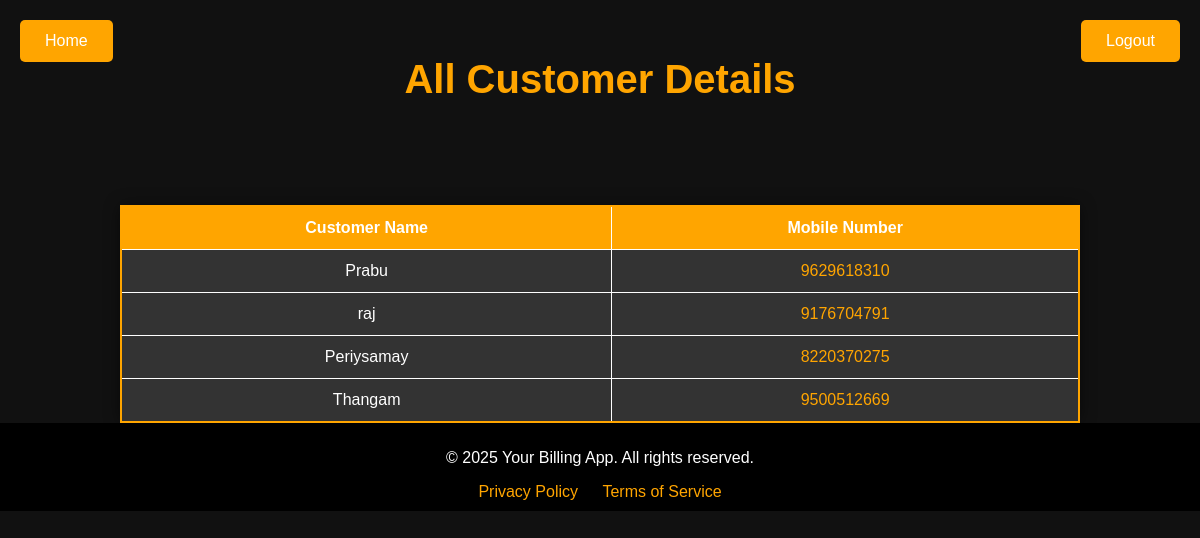
Screenshot of /customer/ with the database file from the repository.
### zero/models.py (models this page shows, shortened)
class Customer(models.Model):
	mobile_validator = RegexValidator(r'^\d{10}$', 'Enter a valid 10-digit mobile number.')
	customername = models.CharField(max_length = 200)
	mobileno = models.CharField(max_length = 10, primary_key=True, validators=[mobile_validator])

### zero/views.py (the view)
# urls.py: path('customer/', views.customer, name = "customer"),
def customer(request):
	customers = Customer.objects.all()
	context = {'customers': customers,}
	return render(request, 'customer.html', context)

### zero/templates/zero/customer.html (shortened to what this page needs)
<!DOCTYPE html>
<html lang="en">
<head>
</head>
<body>
    <div class="header-buttons">
        <a href="{% url 'home' %}">
            <button>Home</button>
        </a>
        <a href="#">
            <button>Logout</button>
        </a>
    </div>
    <h1>All Customer Details</h1>
    <br><br>
    <table>
        <thead>
            <tr>
                <th>Customer Name</th>
                <th>Mobile Number</th>
            </tr>
        </thead>
        <tbody>
            {% for customer in customers %}
                <tr>
                    <td>{{ customer.customername }}</td>
                    <td><a href="{% url 'mobilefilter' customer.mobileno %}">{{ customer.mobileno }}</a></td>
                </tr>
            {% endfor %}
        </tbody>
    </table>
    <footer>
        <p>© 2025 Your Billing App. All rights reserved.</p>
        <a href="#">Privacy Policy</a>
        <a href="#">Terms of Service</a>
    </footer>
</body>
</html>

### zero/templates/zero/customer.html (style rules this page uses)
body { font-family: Arial, sans-serif; background-color: #111; color: white; margin: 0; padding: 0; box-sizing: border-box; }
h1 { text-align: center; color: orange; padding: 30px 0; font-size: 2.5em; }
.header-buttons { position: absolute; top: 20px; left: 20px; right: 20px; display: flex; justify-content: space-between; width: calc(100% - 40px); }
.header-buttons button { background-color: orange; color: white; border: none; padding: 12px 25px; font-size: 16px; cursor: pointer; border-radius: 5px; transition: background-color 0.3s ease; }
table { width: 80%; margin: 10px auto 0; border-collapse: collapse; background-color: #222; border: 2px solid orange; border-radius: 8px; box-shadow: 0 0 15px rgba(0, 0, 0, 0.5); }
th, td { padding: 12px; text-align: center; font-size: 16px; border: 1px solid white; }
th { background-color: orange; color: white; }
td { background-color: #333; color: white; }
button { background-color: orange; color: white; border: none; padding: 12px 25px; font-size: 16px; cursor: pointer; border-radius: 5px; transition: background-color 0.3s ease; }
a { color: orange; text-decoration: none; }
footer { text-align: center; background-color: black; color: white; padding: 10px 0; width: 100%; position: relative; }
footer a { color: orange; text-decoration: none; margin: 0 10px; }

### rows the page displays
Customer: customername "Prabu", mobileno "9629618310"
Customer: customername "raj", mobileno "9176704791"
Customer: customername "Periysamay", mobileno "8220370275"
Customer: customername "Thangam", mobileno "9500512669"
